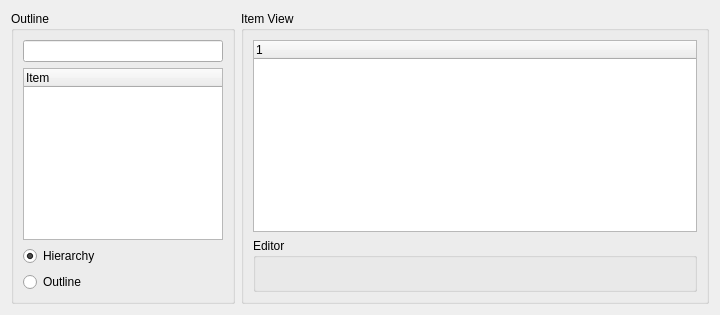
<?xml version="1.0" encoding="UTF-8"?>
<ui version="4.0">
 <class>XmlEditorForm</class>
 <widget class="QWidget" name="XmlEditorForm">
  <property name="geometry">
   <rect>
    <x>0</x>
    <y>0</y>
    <width>720</width>
    <height>315</height>
   </rect>
  </property>
  <property name="windowTitle">
   <string>Form</string>
  </property>
  <layout class="QHBoxLayout" name="horizontalLayout">
   <item>
    <widget class="QGroupBox" name="outlineBox">
     <property name="sizePolicy">
      <sizepolicy hsizetype="Preferred" vsizetype="Expanding">
       <horstretch>1</horstretch>
       <verstretch>0</verstretch>
      </sizepolicy>
     </property>
     <property name="title">
      <string>Outline</string>
     </property>
     <layout class="QVBoxLayout" name="verticalLayout_2">
      <item>
       <widget class="QLineEdit" name="itemSearch">
        <property name="minimumSize">
         <size>
          <width>200</width>
          <height>0</height>
         </size>
        </property>
       </widget>
      </item>
      <item>
       <widget class="QTreeWidget" name="itemsWidget">
        <property name="sizePolicy">
         <sizepolicy hsizetype="Expanding" vsizetype="Expanding">
          <horstretch>0</horstretch>
          <verstretch>0</verstretch>
         </sizepolicy>
        </property>
        <property name="minimumSize">
         <size>
          <width>200</width>
          <height>0</height>
         </size>
        </property>
        <column>
         <property name="text">
          <string>Item</string>
         </property>
        </column>
       </widget>
      </item>
      <item>
       <widget class="QRadioButton" name="hierarchySelector">
        <property name="text">
         <string>Hierarchy</string>
        </property>
        <property name="checked">
         <bool>true</bool>
        </property>
       </widget>
      </item>
      <item>
       <widget class="QRadioButton" name="outlineSelector">
        <property name="text">
         <string>Outline</string>
        </property>
       </widget>
      </item>
     </layout>
    </widget>
   </item>
   <item>
    <widget class="QGroupBox" name="itemViewBox">
     <property name="sizePolicy">
      <sizepolicy hsizetype="Expanding" vsizetype="Expanding">
       <horstretch>4</horstretch>
       <verstretch>0</verstretch>
      </sizepolicy>
     </property>
     <property name="title">
      <string>Item View</string>
     </property>
     <layout class="QVBoxLayout" name="verticalLayout_3">
      <item>
       <widget class="QTreeWidget" name="itemWidget">
        <property name="minimumSize">
         <size>
          <width>400</width>
          <height>0</height>
         </size>
        </property>
        <column>
         <property name="text">
          <string notr="true">1</string>
         </property>
        </column>
       </widget>
      </item>
      <item>
       <widget class="QGroupBox" name="itemEditorBox">
        <property name="sizePolicy">
         <sizepolicy hsizetype="Preferred" vsizetype="Preferred">
          <horstretch>0</horstretch>
          <verstretch>1</verstretch>
         </sizepolicy>
        </property>
        <property name="title">
         <string>Editor</string>
        </property>
       </widget>
      </item>
     </layout>
    </widget>
   </item>
  </layout>
 </widget>
 <resources/>
 <connections/>
</ui>
